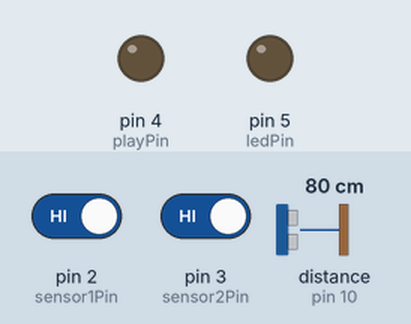
Bench run of a sketch on a simulated Arduino Uno, built with avr-gcc and run on an emulated ATmega328P. Shown: output pins drawn as LEDs (lit = HIGH). Wiring (inferred from the names in the program): ultrasonic range finder: trigger pin 9; echo pin 10. Inputs (shaded band) come from the test bench; at power-on: distance to the obstacle (sensor on pin 10) 80 cm, pin 2 (sensor1Pin) HIGH, pin 3 (sensor2Pin) HIGH. The echo pulse lasts 58.3 µs per cm; pins used as bus, display or sensor lines are not drawn; what the sketch prints to the serial monitor is not drawn.

Above: at 1.2 s.
1.3 s: distance to the obstacle (sensor on pin 10) set to 12 cm
2.8 s: distance to the obstacle (sensor on pin 10) set to 9 cm
At 4.3 s:
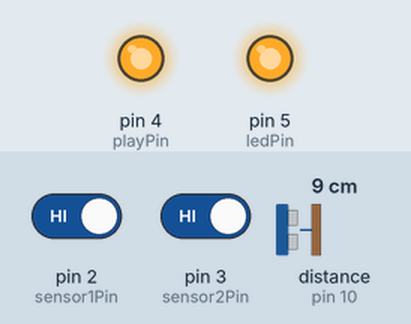
Timing chart, 0 to 13.4 s (numbered marks = the images above; inputs shaded):
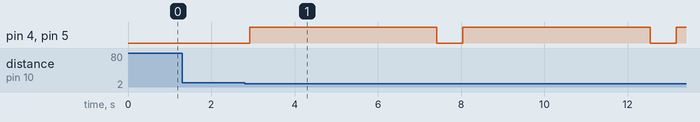

The sketch:

glassdoorcodearduino.ino
```cpp
// 핀 설정
const int sensor1Pin = 2;     // 첫 번째 적외선 센서 핀
const int sensor2Pin = 3;     // 두 번째 적외선 센서 핀
const int ledPin = 5;         // LED 핀 설정
const int playPin = 4;        // ISD1820 P-L 핀
const int triggerPin = 9;     // 초음파 센서의 트리거 핀
const int echoPin = 10;       // 초음파 센서의 에코 핀

// 센서 상태 변수
int sensor1State = HIGH;
int sensor2State = HIGH;

// 적외선 센서 시간 변수
unsigned long sensor1Time = 0;
unsigned long sensor2Time = 0;
unsigned long elapsedTime = 0;
const unsigned long speedLimitTime = 5000;  // 5초

// 적외선 센서 감지 여부
bool sensor1Detected = false;

// 초음파 센서 거리 변수
const int distanceThreshold = 10; // 거리 임계값 (cm)

void setup() {
  pinMode(sensor1Pin, INPUT_PULLUP);  // 적외선 센서 핀 설정 (풀업 저항 사용)
  pinMode(sensor2Pin, INPUT_PULLUP);  // 적외선 센서 핀 설정 (풀업 저항 사용)
  pinMode(ledPin, OUTPUT);   // LED 핀 설정
  pinMode(playPin, OUTPUT);  // ISD1820 P-L 핀 설정

  pinMode(triggerPin, OUTPUT);  // 초음파 센서의 트리거 핀 설정
  pinMode(echoPin, INPUT);      // 초음파 센서의 에코 핀 설정

  Serial.begin(9600);  // 시리얼 모니터용
}

void loop() {
  // 첫 번째 센서 상태 읽기
  sensor1State = digitalRead(sensor1Pin);

  // 첫 번째 센서 감지 시
  if (sensor1State == LOW && !sensor1Detected) {
    sensor1Time = millis(); // 첫 번째 센서 감지 시간 저장
    sensor1Detected = true; // 첫 번째 센서 감지 여부 설정
    Serial.println("센서 1 감지됨");
  }

  // 두 번째 센서 상태 읽기
  sensor2State = digitalRead(sensor2Pin);

  // 두 번째 센서 감지 시
  if (sensor2State == LOW && sensor1Detected) {
    sensor2Time = millis(); // 두 번째 센서 감지 시간 저장
    elapsedTime = sensor2Time - sensor1Time; // 시간 차이 계산
    Serial.print("경과 시간: ");
    Serial.print(elapsedTime);
    Serial.println(" ms");

    // 시간 차이가 5초 이내이면 LED와 소리 실행
    if (elapsedTime < speedLimitTime) {
      Serial.println("속도 초과 감지! LED 점등 및 소리 재생...");
      lightLEDAndPlaySound();  // LED 점등 및 소리 재생
    }

    // 센서 감지 상태 리셋
    sensor1Detected = false;
  }

  // 초음파 센서 거리 측정
  long distance = readDistance();
  Serial.print("초음파 센서 거리: ");
  Serial.print(distance);
  Serial.println(" cm");

  // 거리 감지 시 LED와 소리 실행
  if (distance < distanceThreshold) {  // 임계 거리 이내일 때
    Serial.println("거리 초과 감지! LED 점등 및 소리 재생...");
    lightLEDAndPlaySound();  // LED 점등 및 소리 재생
  }

  delay(100);  // 주기적 데이터 읽기를 위한 대기
}

// 초음파 센서 거리 측정 함수
long readDistance() {
  digitalWrite(triggerPin, LOW);  // 트리거 핀을 낮은 상태로 유지
  delayMicroseconds(2);           // 2ms 대기

  digitalWrite(triggerPin, HIGH); // 트리거 핀을 높은 상태로 유지
  delayMicroseconds(10);          // 10ms 대기
  digitalWrite(triggerPin, LOW);  // 트리거 핀을 다시 낮은 상태로 유지

  long duration = pulseIn(echoPin, HIGH); // 에코 핀에서 신호 지속 시간 읽기
  long distance = (duration / 2) / 29.1;  // 거리 계산 (cm)

  return distance;
}

// LED 점등 및 소리 재생 함수
void lightLEDAndPlaySound() {
  digitalWrite(ledPin, HIGH);   // LED 점등
  digitalWrite(playPin, HIGH);  // ISD1820 소리 재생 시작
  delay(4500);  // 음성 재생이 완료될 때까지 충분히 대기 (예: 4.5초)
  digitalWrite(ledPin, LOW);    // LED 소등
  digitalWrite(playPin, LOW);   // ISD1820 소리 재생 종료
  delay(500);  // 소리 종료 후 대기
}
```

Measured:
- the behaviour switches between 11 and 10 cm on distance to the obstacle (sensor on pin 10) (found by bisection; images 0 and 1)
- after the input at 1.3 s, every drawn part: stays the same
- after the input at 2.8 s, pin 4 (playPin), pin 5 (ledPin): alternates HIGH for 4.5 s and LOW for 0.62 s, starting after 0.12 s
